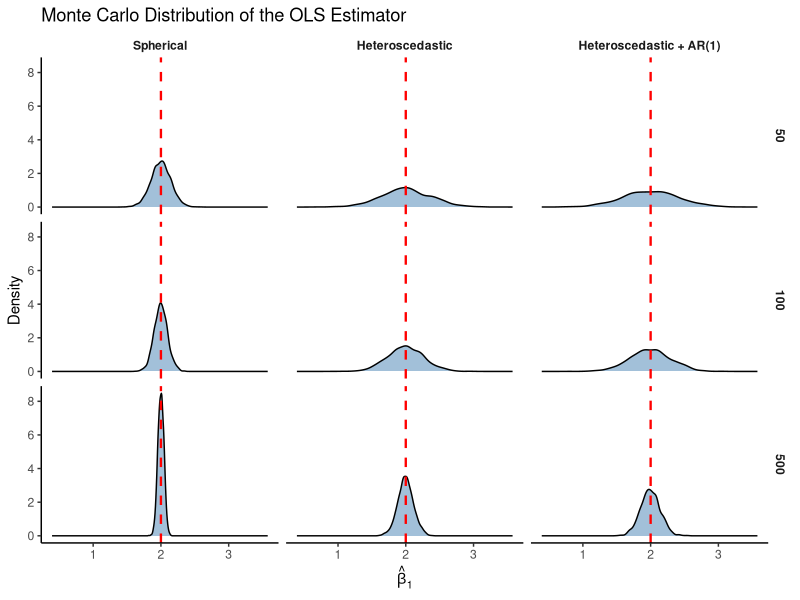
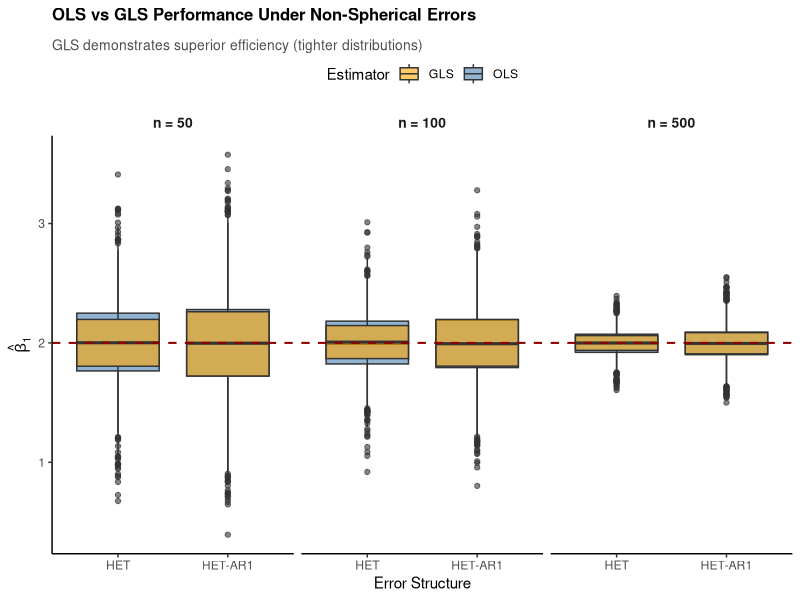
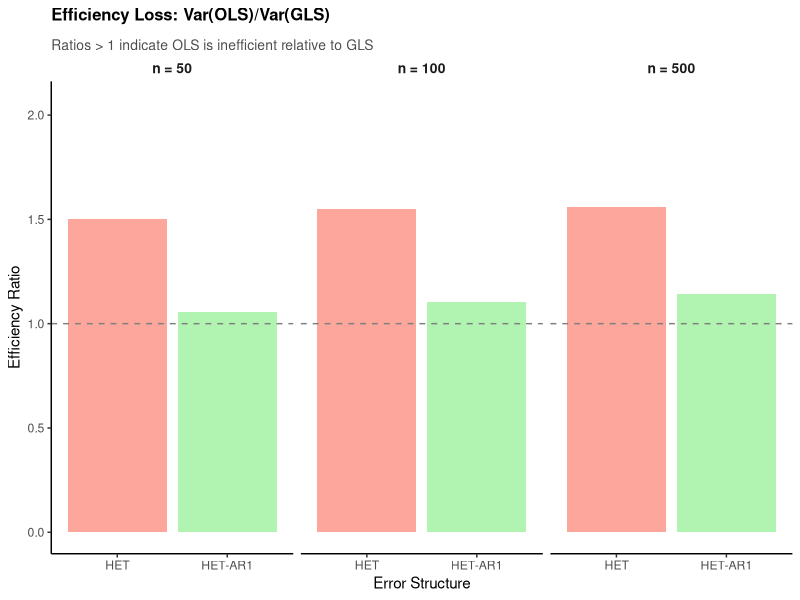
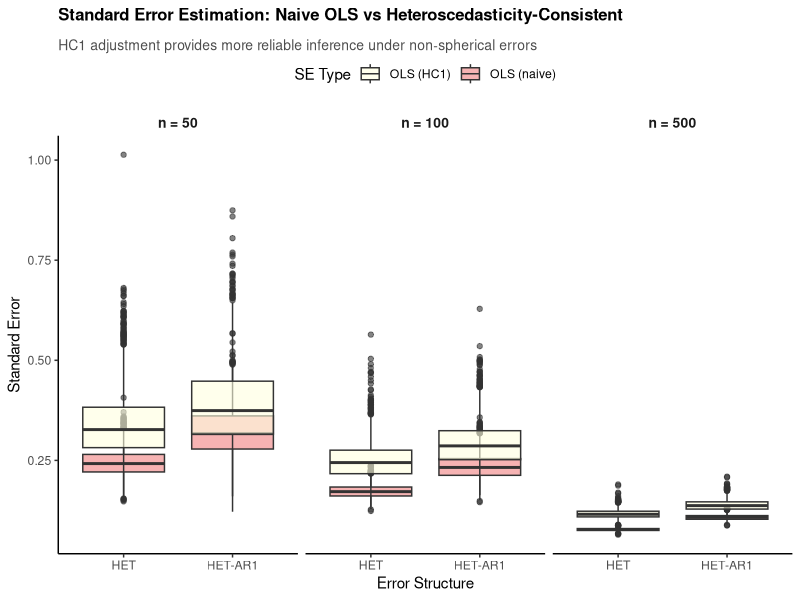

Write R code to recreate these figures, in order.
## ---- chunk 1
#| label: setup-simulation
#| include: false

library(ggplot2)
library(dplyr)
library(purrr)
library(sandwich)

set.seed(12345)

R <- 2000
sample_sizes <- c(50, 100, 500)

beta0 <- 1
beta1 <- 2

sigma <- 1
gamma <- 2
rho <- 0.7

cases <- c("spherical", "heteroscedastic", "het_ar1")
case_labels <- c(
  spherical = "Spherical",
  heteroscedastic = "Heteroscedastic",
  het_ar1 = "Heteroscedastic + AR(1)"
)
case_abbrev_labels <- c(
  Spherical = "SPH",
  Heteroscedastic = "HET",
  `Heteroscedastic + AR(1)` = "HET-AR1"
)

# Compute efficiency metrics for later visualization
efficiency_data <- data.frame()

generate_data <- function(case, n) {
  x <- rnorm(n)

  if (case == "spherical") {
    u <- rnorm(n, 0, sigma)
    sd_true <- rep(sigma, n)
  }

  if (case == "heteroscedastic") {
    sd_true <- sigma * sqrt(1 + gamma * x^2)
    u <- rnorm(n, 0, sd_true)
  }

  if (case == "het_ar1") {
    sd_true <- sigma * sqrt(1 + gamma * x^2)
    eps <- rnorm(n, 0, sd_true)

    u <- numeric(n)
    u[1] <- eps[1]

    for (t in 2:n) {
      u[t] <- rho * u[t - 1] + eps[t]
    }
  }

  y <- beta0 + beta1 * x + u

  data.frame(y, x, sd_true)
}

run_rep <- function(case, n) {
  dat <- generate_data(case, n)
  fit <- lm(y ~ x, data = dat)

  b_ols <- coef(fit)[2]
  se_ols <- summary(fit)$coefficients[2, 2]
  se_hc <- sqrt(diag(vcovHC(fit, type = "HC1")))[2]
  
  # GLS estimation with known covariance structure
  b_gls <- NA
  if (case == "spherical") {
    # GLS = OLS under spherical errors
    b_gls <- coef(fit)[2]
  } else if (case == "heteroscedastic") {
    # Feasible GLS: weight by inverse of sd_true
    X_aug <- cbind(1, dat$x)
    weights <- 1 / dat$sd_true
    X_w <- X_aug * weights
    y_w <- dat$y * weights
    b_gls <- solve(t(X_w) %*% X_w) %*% t(X_w) %*% y_w
    b_gls <- b_gls[2]
  } else if (case == "het_ar1") {
    # For AR(1) with heteroscedasticity, use a simpler WLS approximation
    # using inverse variance weights
    vars <- dat$sd_true^2
    weights <- 1 / sqrt(vars)
    X_aug <- cbind(1, dat$x)
    X_w <- X_aug * weights
    y_w <- dat$y * weights
    b_gls <- solve(t(X_w) %*% X_w) %*% t(X_w) %*% y_w
    b_gls <- b_gls[2]
  }

  c(b_ols, se_ols, se_hc, b_gls)
}

results <- map_dfr(sample_sizes, function(n) {
  map_dfr(cases, function(case) {
    est <- replicate(R, run_rep(case, n))

    tibble(
      n = n,
      case = case,
      beta1_hat_ols = est[1, ],
      se_ols = est[2, ],
      se_hc = est[3, ],
      beta1_hat_gls = est[4, ]
    )
  })
}) %>%
  mutate(case = factor(case, levels = cases, labels = unname(case_labels[cases])))

# Compute efficiency and other metrics
efficiency_metrics <- results %>%
  group_by(n, case) %>%
  summarise(
    var_ols = var(beta1_hat_ols),
    var_gls = var(beta1_hat_gls),
    efficiency_ratio = var_ols / var_gls,
    mean_se_ols = mean(se_ols),
    mean_se_hc = mean(se_hc),
    sd_ols = sd(beta1_hat_ols),
    sd_gls = sd(beta1_hat_gls),
    .groups = "drop"
  )

summary_table <- results %>%
  group_by(n, case) %>%
  summarise(
    mean = mean(beta1_hat_ols),
    bias = mean(beta1_hat_ols) - beta1,
    sd = sd(beta1_hat_ols),
    variance = var(beta1_hat_ols),
    rmse = sqrt(mean((beta1_hat_ols - beta1)^2)),
    .groups = "drop"
  )

density_plot <- ggplot(results, aes(beta1_hat_ols)) +
  geom_density(fill = "steelblue", alpha = 0.5) +
  facet_grid(n ~ case) +
  geom_vline(xintercept = beta1, linetype = "dashed", color = "red", size = 0.8) +
  labs(
    title = "Monte Carlo Distribution of the OLS Estimator",
    x = expression(hat(beta)[1]),
    y = "Density"
  ) +
  theme_classic() +
  theme(strip.background = element_blank(), strip.text = element_text(face = "bold"))

boxplot_plot <- ggplot(results, aes(case, beta1_hat_ols, fill = case)) +
  geom_boxplot(alpha = 0.7, show.legend = FALSE) +
  facet_wrap(~n) +
  geom_hline(yintercept = beta1, linetype = "dashed", color = "red", size = 0.8) +
  scale_x_discrete(labels = case_abbrev_labels) +
  scale_fill_manual(values = c("steelblue", "salmon", "lightgreen")) +
  labs(
    title = "Boxplot of the OLS Estimator by Error Structure",
    x = "Error Structure",
    y = expression(hat(beta)[1]),
    subtitle = "Horizontal dashed line shows true β₁ = 2"
  ) +
  theme_classic() +
  theme(
    strip.background = element_blank(),
    strip.text = element_text(face = "bold"),
    axis.text.x = element_text(size = 9)
  )

# Create OLS vs GLS comparison plot
ols_vs_gls_plot <- ggplot(results %>% filter(case != "Spherical"), 
                           aes(x = case)) +
  geom_boxplot(aes(y = beta1_hat_ols, fill = "OLS"), alpha = 0.6) +
  geom_boxplot(aes(y = beta1_hat_gls, fill = "GLS"), alpha = 0.6) +
  facet_wrap(~n, labeller = labeller(n = c("50" = "n = 50", "100" = "n = 100", "500" = "n = 500"))) +
  geom_hline(yintercept = beta1, linetype = "dashed", color = "darkred", size = 0.7) +
  scale_fill_manual(values = c("OLS" = "steelblue", "GLS" = "orange"), name = "Estimator") +
  scale_x_discrete(labels = c("Heteroscedastic" = "HET", "Heteroscedastic + AR(1)" = "HET-AR1")) +
  labs(
    title = "OLS vs GLS Performance Under Non-Spherical Errors",
    x = "Error Structure",
    y = expression(hat(beta)[1]),
    subtitle = "GLS demonstrates superior efficiency (tighter distributions)"
  ) +
  theme_classic() +
  theme(
    strip.background = element_blank(),
    strip.text = element_text(face = "bold", size = 10),
    legend.position = "top",
    plot.title = element_text(face = "bold", size = 12),
    plot.subtitle = element_text(size = 10, color = "gray30", margin = margin(t = 5))
  )

# Efficiency ratio plot
efficiency_plot <- ggplot(efficiency_metrics %>% filter(case != "Spherical"), 
                          aes(x = case, y = efficiency_ratio, fill = case)) +
  geom_bar(stat = "identity", alpha = 0.7, show.legend = FALSE) +
  facet_wrap(~n, labeller = labeller(n = c("50" = "n = 50", "100" = "n = 100", "500" = "n = 500"))) +
  scale_fill_manual(values = c("Heteroscedastic" = "salmon", "Heteroscedastic + AR(1)" = "lightgreen")) +
  scale_x_discrete(labels = c("Heteroscedastic" = "HET", "Heteroscedastic + AR(1)" = "HET-AR1")) +
  geom_hline(yintercept = 1, linetype = "dashed", color = "gray50") +
  labs(
    title = "Efficiency Loss: Var(OLS)/Var(GLS)",
    x = "Error Structure",
    y = "Efficiency Ratio",
    subtitle = "Ratios > 1 indicate OLS is inefficient relative to GLS"
  ) +
  theme_classic() +
  theme(
    strip.background = element_blank(),
    strip.text = element_text(face = "bold", size = 10),
    plot.title = element_text(face = "bold", size = 12),
    plot.subtitle = element_text(size = 10, color = "gray30", margin = margin(t = 5))
  ) +
  ylim(0, max(efficiency_metrics$efficiency_ratio) + 0.5)

# Standard error comparison
se_comparison <- ggplot(results %>% filter(case != "Spherical"), 
                        aes(x = case)) +
  geom_boxplot(aes(y = se_ols, fill = "OLS (naive)"), alpha = 0.6) +
  geom_boxplot(aes(y = se_hc, fill = "OLS (HC1)"), alpha = 0.6) +
  facet_wrap(~n, labeller = labeller(n = c("50" = "n = 50", "100" = "n = 100", "500" = "n = 500"))) +
  scale_fill_manual(values = c("OLS (naive)" = "lightcoral", "OLS (HC1)" = "lightyellow"), name = "SE Type") +
  scale_x_discrete(labels = c("Heteroscedastic" = "HET", "Heteroscedastic + AR(1)" = "HET-AR1")) +
  labs(
    title = "Standard Error Estimation: Naive OLS vs Heteroscedasticity-Consistent",
    x = "Error Structure",
    y = "Standard Error",
    subtitle = "HC1 adjustment provides more reliable inference under non-spherical errors"
  ) +
  theme_classic() +
  theme(
    strip.background = element_blank(),
    strip.text = element_text(face = "bold", size = 10),
    legend.position = "top",
    plot.title = element_text(face = "bold", size = 12),
    plot.subtitle = element_text(size = 10, color = "gray30", margin = margin(t = 5))
  )
## ---- chunk 2
#| label: tbl-monte-carlo-summary
#| tbl-cap: "Monte Carlo summary statistics for the OLS slope estimator across sample sizes and error structures."
#| tbl-pos: "H"
#| echo: false

formatted_summary <- summary_table %>%
  arrange(n, case) %>%
  group_by(n) %>%
  mutate(best_rmse = rmse == min(rmse)) %>%
  ungroup() %>%
  mutate(row_id = row_number())

best_rows <- formatted_summary %>%
  filter(best_rmse) %>%
  pull(row_id)

formatted_summary %>%
  select(
    `Error Structure` = case,
    Mean = mean,
    Bias = bias,
    SD = sd,
    Variance = variance,
    RMSE = rmse
  ) %>%
  knitr::kable(
    format = "latex",
    booktabs = TRUE,
    digits = 3,
    linesep = "",
    align = c("l", "r", "r", "r", "r", "r")
  ) %>%
  kableExtra::kable_styling(
    latex_options = "hold_position",
    full_width = FALSE,
    position = "center",
    font_size = 9
  ) %>%
  kableExtra::row_spec(best_rows, bold = TRUE) %>%
  kableExtra::column_spec(1, width = "4.2cm") %>%
  kableExtra::column_spec(2:6, width = "1.55cm") %>%
  kableExtra::pack_rows(
    index = c("\\emph{Sample Size: 50}" = 3, "\\emph{Sample Size: 100}" = 3, "\\emph{Sample Size: 500}" = 3),
    escape = FALSE
  )
## ---- chunk 3
#| label: fig-density-comparison
#| fig-cap: "Sampling density of the OLS slope estimator across sample sizes and error structures."
#| fig-pos: "H"
#| fig-width: 9
#| fig-height: 6
#| echo: false

print(density_plot)
## ---- chunk 4
#| label: fig-boxplot-comparison
#| results: asis
#| echo: false

boxplot_dir <- file.path("monte_carlo_spherical_errors_advanced_files", "custom-figures")
if (!dir.exists(boxplot_dir)) {
  dir.create(boxplot_dir, recursive = TRUE)
}

boxplot_path <- file.path(boxplot_dir, "fig-boxplot-comparison.pdf")
grDevices::pdf(boxplot_path, width = 9, height = 5)
print(boxplot_plot)
grDevices::dev.off()

cat(
  paste0(
    "\\begin{figure}[H]\n",
    "\\centering\n",
    "\\includegraphics[width=0.95\\linewidth]{", boxplot_path, "}\n",
    "\\par\\vspace{0.35em}\n",
    "\\begin{minipage}{0.95\\linewidth}\\footnotesize ",
    "\\emph{Note:} SPH = spherical errors, HET = heteroscedastic errors, and HET-AR1 = heteroscedastic errors with AR(1) serial correlation.\\par",
    "\\end{minipage}\n",
    "\\caption{Boxplots of the OLS slope estimator across sample sizes and error structures.}\\label{fig-boxplot-comparison}\n",
    "\\end{figure}\n"
  )
)
## ---- chunk 5
#| label: fig-ols-vs-gls
#| fig-cap: "Comparison of OLS and GLS estimators under non-spherical errors. Under heteroscedasticity and serial correlation, GLS exhibits tighter sampling distributions (lower variance) due to its efficiency property."
#| fig-pos: "H"
#| fig-width: 10
#| fig-height: 5.5
#| echo: false

print(ols_vs_gls_plot)
## ---- chunk 6
#| label: fig-efficiency-ratio
#| fig-cap: "Efficiency loss of OLS relative to GLS. The ratio Var(OLS)/Var(GLS) > 1 indicates inefficiency. Heteroscedasticity and serial correlation compound the efficiency loss."
#| fig-pos: "H"
#| fig-width: 10
#| fig-height: 5
#| echo: false

print(efficiency_plot)
## ---- chunk 7
#| label: fig-se-comparison
#| fig-cap: "Comparison of standard error estimation methods. The naive OLS standard error systematically underestimates uncertainty under non-spherical errors, while HC1-adjusted standard errors provide more reliable coverage."
#| fig-pos: "H"
#| fig-width: 10
#| fig-height: 5.5
#| echo: false

print(se_comparison)
